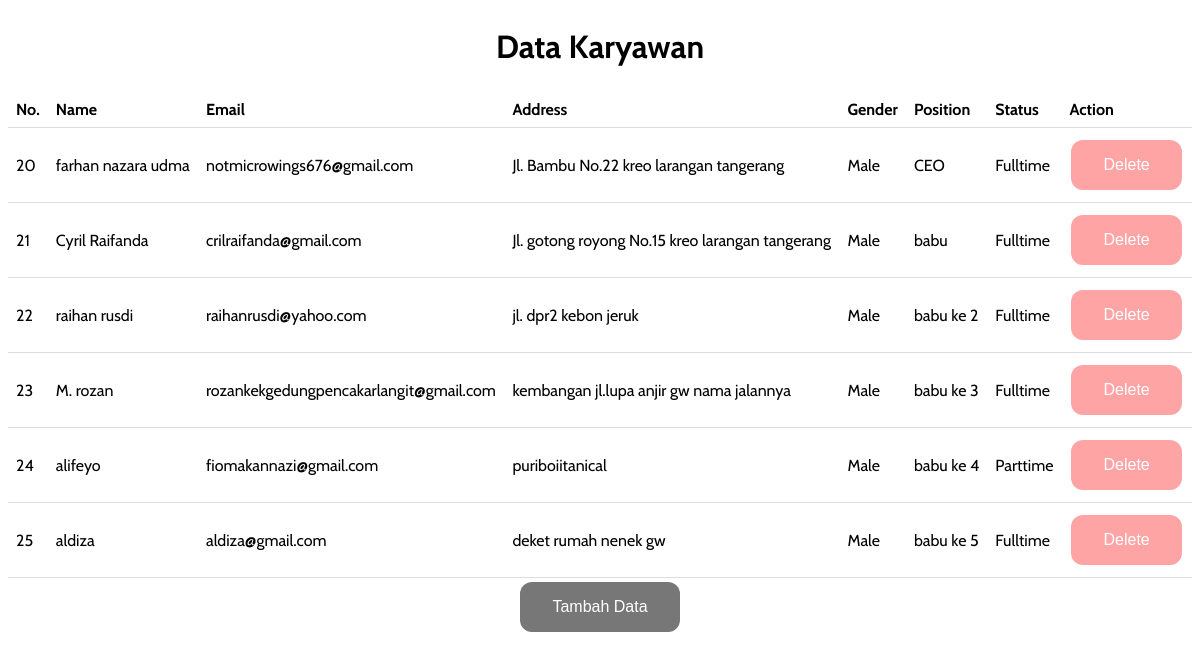
The page / on the database its author committed.
### tables this page shows
CREATE TABLE `karyawandata` (
  `id` int(11) NOT NULL,
  `nama` varchar(255) NOT NULL,
  `email` varchar(255) NOT NULL,
  `alamat` varchar(300) NOT NULL,
  `kelamin` varchar(300) NOT NULL,
  `posisi` varchar(300) NOT NULL,
  `status` varchar(300) NOT NULL
);

### function.php (called while the page is built, shortened)
<?php
$database = mysqli_connect("localhost", "root", "", "praktikum_9");
function query($query) {
    global $database;
    $result = mysqli_query($database, $query);
    $rows = [];
    while ($row = mysqli_fetch_assoc($result)) {
        $rows[] = $row;
    }
    return $rows;
}
?>

### index.php (the view, shortened to what this page needs)
<?php
require 'function.php';
$karyawan = query ("SELECT * FROM karyawandata");
?>
<!doctype html>
<html lang="en">
  <head>
    <link rel="stylesheet" href="main.css">
  </head>
  <body>
  <div class="">
    <nav class="navbar navbar-expand-lg navbar-dark bg-dark">
      <div class="">
        <h1>Data Karyawan</h1>
      </div>
    </nav>
  </div>
    <div class="container">
      <table class="">
        <thead>
          <tr>
            <th scope="col">No.</th>
            <th scope="col">Name</th>
            <th scope="col">Email</th>
            <th scope="col">Address</th>
            <th scope="col">Gender</th>
            <th scope="col">Position</th>
            <th scope="col">Status</th>
            <th scope="col">Action</th>
          </tr>
        </thead>
        <tbody>
          <?php foreach ($karyawan as $row) : ?>
            <tr>
              <td><?= $row["id"]; ?></td>
              <td><?= $row['nama']; ?></td>
              <td><?= $row['email']; ?></td>
              <td><?= $row['alamat']; ?></td>
              <td><?= $row['kelamin']; ?></td>
              <td><?= $row['posisi']; ?></td>
              <td><?= $row['status']; ?></td>
              <td>
                <a href="hapus.php?id=<?= $row['id']; ?>" onclick="return confirm('apakah anda sangat super yakin karena ini mencakup jiwa seseorang?');">
                  <button type="button" class="button1 red">Delete</button>
                </a>
              </td>
            </tr>
          <?php endforeach; ?>
        </tbody>
      </table>
    </div>
<div style="text-align:center">
        <a href="tambah.php">
          <button class="button2 black" type="button">Tambah Data</button>
        </a>
</div>
  </body>
</html>

### main.css (style rules this page uses)
table { border-collapse: collapse; width: 100%; font-family: 'Cabin', sans-serif; }
th, td { padding: 8px; text-align: left; border-bottom: 1px solid #ddd; font-family: 'Cabin', sans-serif; }
h1, h2, h3, h4, h5, h6, a, p { text-align: center; font-family: 'Cabin', sans-serif; }
h1 { font-size: xx-large; }
.red { background-color: white; color: black; border: 2px solid #f44336; }
.black { background-color: white; color: black; border: 2px solid #555555; }
.button1 { background-color: #ffa4a4; border: none; color: white; padding: 16px 32px; text-align: center; text-decoration: none; display: inline-block; font-size: 16px; margin: 4px 2px; transition-duration: 0.4s; cursor: pointer; border-radius: 12px; }
.button2 { background-color: #777777; border: none; color: white; padding: 16px 32px; text-align: center; text-decoration: none; display: inline-block; font-size: 16px; margin: 4px 2px; transition-duration: 0.4s; cursor: pointer; border-radius: 12px; }
.container { display: flex; align-items: center; justify-content: center; }

### rows shown on the page
karyawandata: id "20", nama "farhan nazara udma", email "notmicrowings676@gmail.com", alamat "Jl. Bambu No.22 kreo larangan tangerang", kelamin "Male", posisi "CEO", status "Fulltime"
karyawandata: id "21", nama "Cyril Raifanda", email "crilraifanda@gmail.com", alamat "Jl. gotong royong No.15 kreo larangan tangerang", kelamin "Male", posisi "babu", status "Fulltime"
karyawandata: id "22", nama "raihan rusdi", email "raihanrusdi@yahoo.com", alamat "jl. dpr2 kebon jeruk", kelamin "Male", posisi "babu ke 2", status "Fulltime"
karyawandata: id "23", nama "M. rozan", email "rozankekgedungpencakarlangit@gmail.com", alamat "kembangan jl.lupa anjir gw nama jalannya", kelamin "Male", posisi "babu ke 3", status "Fulltime"
karyawandata: id "24", nama "alifeyo", email "fiomakannazi@gmail.com", alamat "puriboiitanical", kelamin "Male", posisi "babu ke 4", status "Parttime"
karyawandata: id "25", nama "aldiza", email "aldiza@gmail.com", alamat "deket rumah nenek gw", kelamin "Male", posisi "babu ke 5", status "Fulltime"
